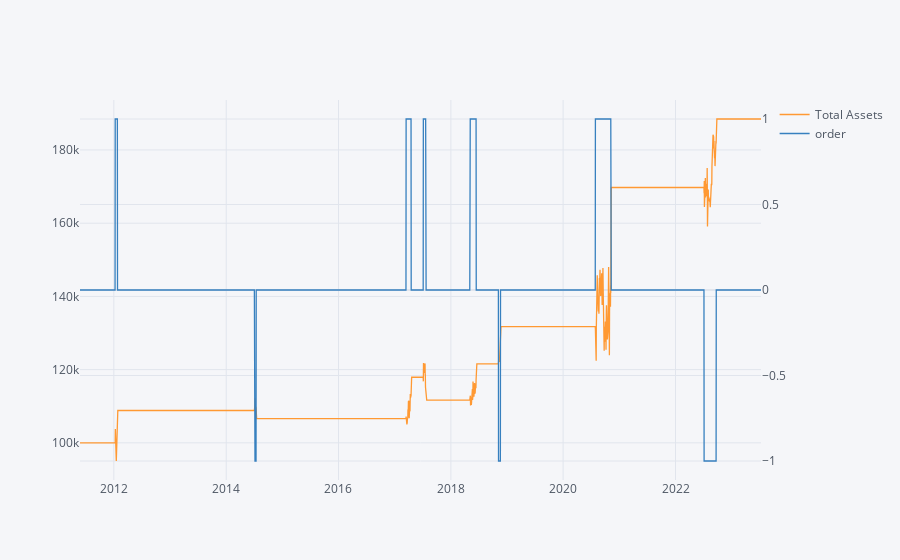

The notebook cell saved with this chart:
### Code cell
eval(stock)

### Figure 1 — Plotly figure (JSON) as saved in the notebook; plotly's stock layout.template omitted (floating-point values rounded to 4 significant figures; data arrays with more than 128 entries replaced by an {"elided": "..."} marker saying what was removed)
{"data": [{"line": {"color": "rgba(255, 153, 51, 1.0)", "dash": "solid", "shape": "linear", "width": 1.3}, "mode": "lines", "name": "Total Assets", "text": "", "type": "scatter", "x": {"elided": "3050 str values"}, "y": {"elided": "3050 float values"}}, {"line": {"color": "rgba(55, 128, 191, 1.0)", "dash": "solid", "shape": "linear", "width": 1.3}, "mode": "lines", "name": "order", "text": "", "type": "scatter", "x": {"elided": "3050 str values"}, "xaxis": "x", "y": {"elided": "3050 int values"}, "yaxis": "y2"}], "layout": {"legend": {"bgcolor": "#F5F6F9", "font": {"color": "#4D5663"}}, "paper_bgcolor": "#F5F6F9", "plot_bgcolor": "#F5F6F9", "title": {"font": {"color": "#4D5663"}}, "xaxis": {"gridcolor": "#E1E5ED", "showgrid": true, "tickfont": {"color": "#4D5663"}, "title": {"font": {"color": "#4D5663"}, "text": ""}, "zerolinecolor": "#E1E5ED"}, "yaxis": {"gridcolor": "#E1E5ED", "showgrid": true, "tickfont": {"color": "#4D5663"}, "title": {"font": {"color": "#4D5663"}, "text": ""}, "zerolinecolor": "#E1E5ED"}, "yaxis2": {"anchor": "x", "gridcolor": "#E1E5ED", "overlaying": "y", "showgrid": true, "side": "right", "tickfont": {"color": "#4D5663"}, "title": {"text": ""}, "zerolinecolor": "#E1E5ED"}}}
